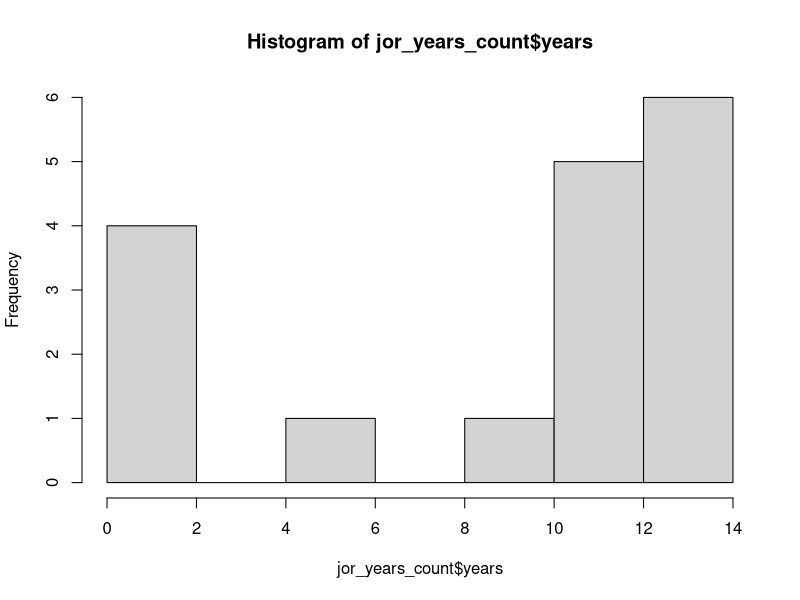
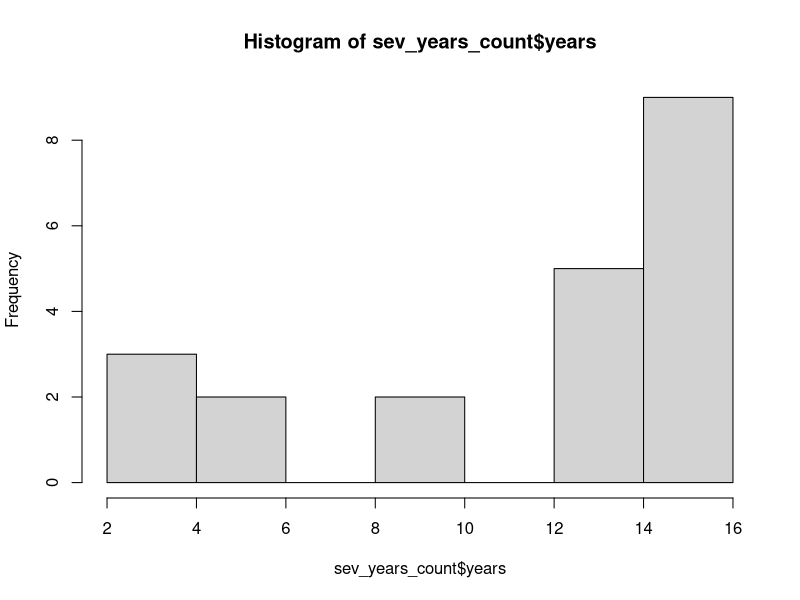
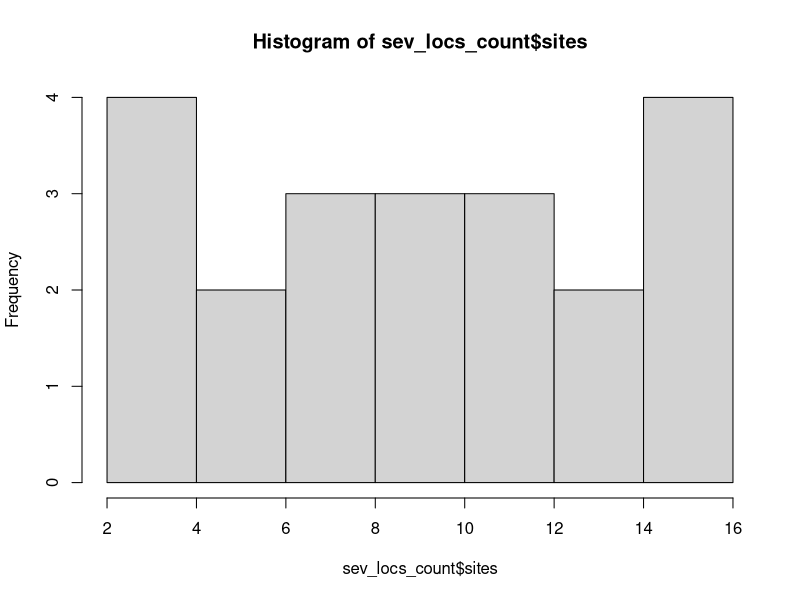
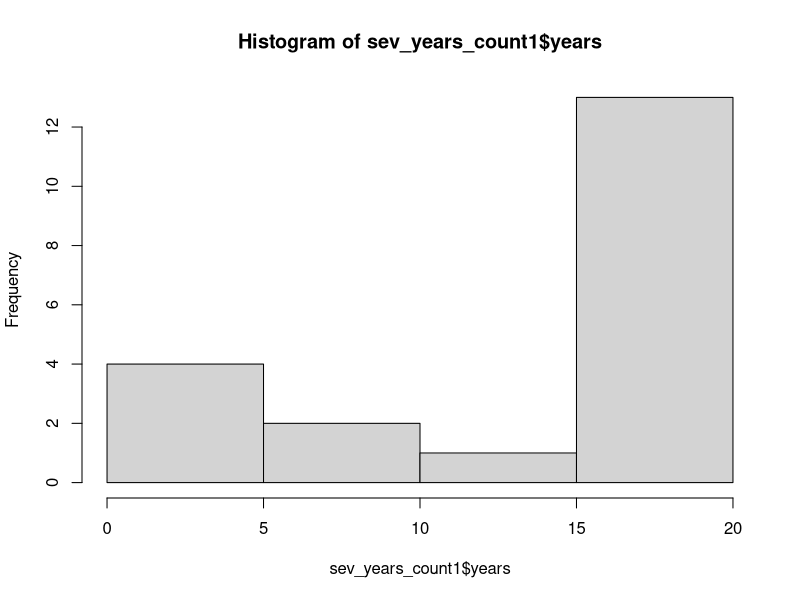
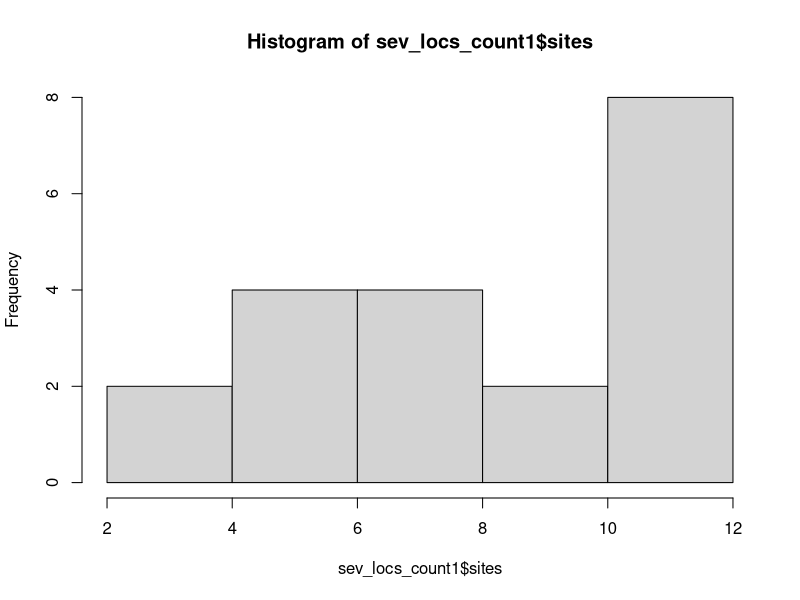
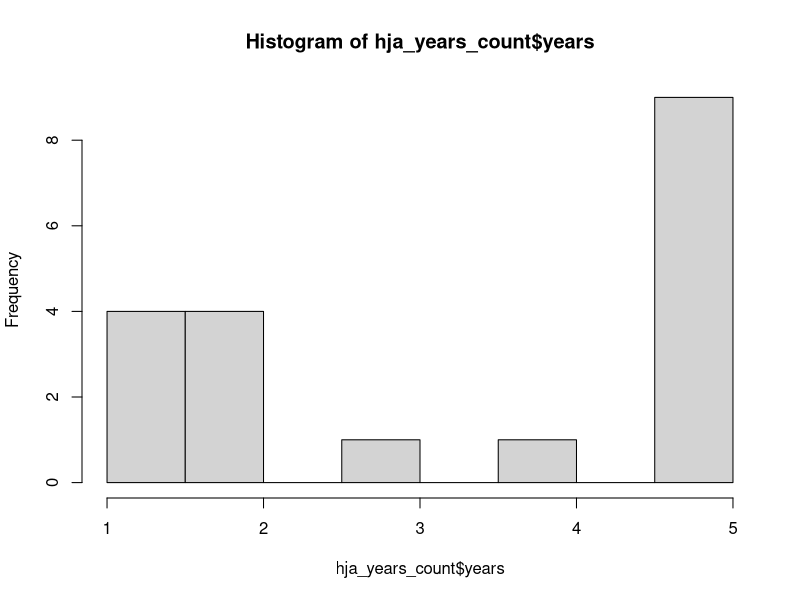
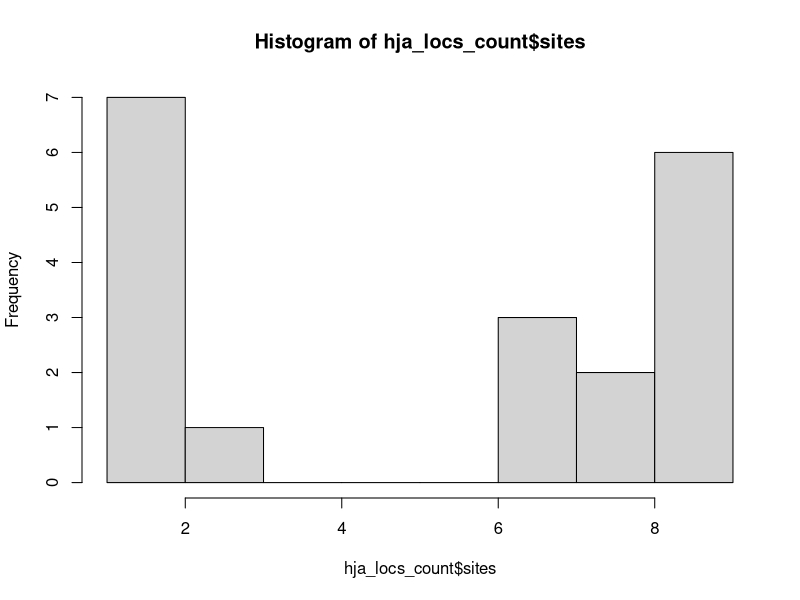
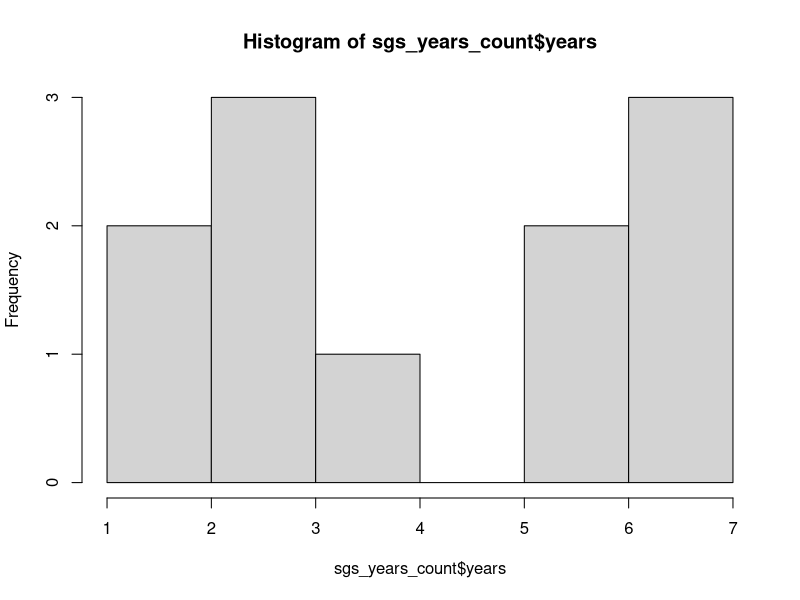

Recreate these plots in R, in order.
# Ellen Bledsoe
# starting Jan 19, 2016

# this code is to determine the number of species that fall into four different categories:
  # core(spatial) - core(temporal)
  # core(spatial) - transient
  # core(temporal) - satellite
  # transient - satellite

# libraries

library(dplyr)
library(tidyr)
library(ggplot2)

# helpful functions

core_or_sat <- function(rel_sites){
  # function determining whether species is core or satellite (spatial)
  if (rel_sites > 0.5){
    core_sat = 'core'
  } else {
    core_sat = 'sat'
  }
  return(core_sat)
}

core_or_trans <- function(rel_years){
  # function determining whether species is core or transient (temporal)
  if (rel_years > 0.5){
    core_trans = 'core'
  } else {
    core_trans = 'trans'
  }
  return(core_trans)
}

category_3x3 <- function(rel_sites, rel_years){
  if (rel_sites >= (2/3) & rel_years >= (2/3)){
    category = '1'
  } else if (rel_sites >= (2/3) & rel_years < (2/3) & rel_years > (1/3)){
    category = '2'
  } else if (rel_sites >= (2/3) & rel_years <= (1/3)){
    category = '3'
  } else if (rel_sites < (2/3) & rel_sites > (1/3) & rel_years >= (2/3)){
    category = '4'
  } else if (rel_sites < (2/3) & rel_sites > (1/3) & rel_years < (2/3) & rel_years > (1/3)){
    category = '5'
  } else if (rel_sites < (2/3) & rel_sites > (1/3) & rel_years <= (1/3)){
    category = '6'
  } else if (rel_sites <= (1/3) & rel_years >= (2/3)){
    category = '7'
  } else if (rel_sites <= (1/3) & rel_years < (2/3) & rel_years > (1/3)){
    category = '8'
  } else {
    category = '9'
  }
  return(category)
}

# read in files
jornada <- read.csv("data/jornada_rodents.csv", header = TRUE, na.strings = ".")
head(jornada)

sevilleta <- read.csv("data/sevilleta_sm_mrc.txt", header = TRUE)
head(sevilleta)

hj_andrews <- read.csv("data/hj_andrews.csv", header = TRUE)
head(hj_andrews)

shortgrass_steppe <- read.table("data/SGS_LTER_smammals.txt", header = TRUE, sep = "\t", na.strings = ".")
head(shortgrass_steppe)

# unique trap sessions
jor <- select(jornada, year, season, habitat) %>% 
       group_by(year, season, habitat) %>% 
       arrange(year, season, habitat)
jor_trap_sessions <- unique(jor)
jor_trap_sessions

sev <- select(sevilleta, year, season, location) %>% 
       group_by(year, season, location) %>% 
       arrange(year, season, location)
sev_trap_sessions <- unique(sev)
sev_trap_sessions

hja <- select(hj_andrews, YEAR, REPBLK, SUBPLOT) %>% 
       group_by(YEAR, REPBLK, SUBPLOT) %>% 
       arrange(YEAR, REPBLK, SUBPLOT) 
hja_trap_sessions <- unique(hja)
hja_trap_sessions

sgs <- select(shortgrass_steppe, YEAR, VEG, WEB) %>% 
  group_by(YEAR, VEG, WEB) %>% 
  arrange(YEAR, VEG, WEB) 
sgs_trap_sessions <- unique(sgs)
sgs_trap_sessions

### extracting the requisite data

# jornada
jor_data <- select(jornada, year, season, habitat, web, spp, recap) %>% 
            filter(recap != "Y", spp != "DIPO1", spp != "PERO1", spp != "NA") %>% 
            group_by(spp, year, season, habitat, web) %>% 
            arrange(spp, year, season, habitat, web) %>% 
            summarise(count = n())
# give each site a unique id
jor_data$site_ID <- paste(jor_data$habitat, jor_data$web, sep = "_")

### number of years in which species occur

jor_years <- select(jor_data, spp, year) %>% 
             group_by(spp, year) %>% 
             summarise(year_count = n())
jor_years_count <- select(jor_years, spp) %>% 
                   group_by(spp) %>% 
                   summarise(years = n())
# total years
total_years <- length(unique(jor_data$year))
# histogram of years
hist(jor_years_count$years)

# add column for relative number of years present
jor_years_count <- mutate(jor_years_count, rel_years = years/total_years)
jor_years_count

### number of locations in which species occur

jor_locs <- select(jor_data, spp, site_ID) %>% 
            group_by(spp, site_ID) %>% 
            summarise(site_count = n())
jor_locs_count <- select(jor_locs, spp) %>% 
                  group_by(spp) %>% 
                  summarise(sites = n())
# total locations
total_sites <- length(unique(jor_data$site_ID))

# add column for relative number of sites present
jor_locs_count <- mutate(jor_locs_count, rel_sites = sites/total_sites)

### combine all relevant data into one dataframe

jor_rel_data <- left_join(jor_years_count, jor_locs_count, by = "spp")

jor_rel_years_list <- as.list(jor_rel_data$rel_years)
jor_rel_sites_list <- as.list(jor_rel_data$rel_sites)
jor_rel_data$core_sat <- rapply(jor_rel_sites_list, core_or_sat)
jor_rel_data$core_trans <- rapply(jor_rel_years_list, core_or_trans)
jor_rel_data$category <- paste(jor_rel_data$core_sat, jor_rel_data$core_trans, sep = "_")
jor_rel_data$cat_3x3 <- mapply(category_3x3, jor_rel_data$rel_years, jor_rel_data$rel_sites)

jor_rel_data

### SEVILLETA ###

# sevilleta
sev_data <- select(sevilleta, year, season, location, web, species, recap) %>% 
            filter(recap != "y", species != "pgsp", species != "dipo", 
               species != "nesp", species != "onsp", species != "pesp", 
               species != "resp", species != "na", species != "pmsp", species != "spsp",
               year > 1991 & year < 2007, 
               location != "two22", location != "blugrama", location != "savanna") %>% 
            group_by(species, year, season, location, web) %>% 
            arrange(species, year, season, location, web) %>% 
            summarise(count = n())
# unique location ids
sev_data$site_ID <- paste(sev_data$location, sev_data$web, sep = "_")

sev_years <- select(sev_data, species, year) %>% 
  group_by(species, year) %>% 
  summarise(year_count = n())
sev_years_count <- select(sev_years, species) %>% 
  group_by(species) %>% 
  summarise(years = n())
# total years
total_years_sev <- length(unique(sev_data$year))
# histogram of years
hist(sev_years_count$years)

# add column for relative number of years present
sev_years_count <- mutate(sev_years_count, rel_years = years/total_years_sev)
sev_years_count

### number of locations in which species occur

sev_locs <- select(sev_data, species, site_ID) %>% 
  group_by(species, site_ID) %>%
  summarise(site_count = n())
sev_locs_count <- select(sev_locs, species) %>% 
  group_by(species) %>% 
  summarise(sites = n())
# total locations
total_sites_sev <- length(unique(sev_data$site_ID))
total_sites_sev
# histogram of site frequency
hist(sev_locs_count$sites)

# add column for relative number of sites present
sev_locs_count <- mutate(sev_locs_count, rel_sites = sites/total_sites_sev)

# combine all relevant data into one dataframe

sev_rel_data <- left_join(sev_years_count, sev_locs_count, by = "species")

rel_years_list <- as.list(sev_rel_data$rel_years)
rel_sites_list <- as.list(sev_rel_data$rel_sites)
sev_rel_data$core_sat <- rapply(rel_sites_list, core_or_sat)
sev_rel_data$core_trans <- rapply(rel_years_list, core_or_trans)
sev_rel_data$category <- paste(sev_rel_data$core_sat, sev_rel_data$core_trans, sep = "_")
sev_rel_data$cat_3x3 <- mapply(category_3x3, sev_rel_data$rel_years, sev_rel_data$rel_sites)

sev_rel_data

### different time frame and sites
sev_data1 <- select(sevilleta, year, season, location, web, species, recap) %>% 
             filter(recap != "y", species != "pgsp", species != "dipo", 
                species != "nesp", species != "onsp", species != "pesp", 
                species != "resp", species != "na", species != "pmsp", species != "spsp", 
                year < 2009, location != "two22", location != "blugrama", 
                location != "savanna", location != "goatdraw") %>% 
             group_by(species, year, season, location, web) %>% 
             arrange(species, year, season, location, web) %>% 
             summarise(count = n())
# unique location ids
sev_data1$site_ID <- paste(sev_data1$location, sev_data1$web, sep = "_")
sev_data1

sev_years1 <- select(sev_data1, species, year) %>% 
  group_by(species, year) %>% 
  summarise(year_count = n())
sev_years_count1 <- select(sev_years1, species) %>% 
  group_by(species) %>% 
  summarise(years = n())
# total years
total_years_sev1 <- length(unique(sev_data1$year))
# histogram of years
hist(sev_years_count1$years)

# add column for relative number of years present
sev_years_count1 <- mutate(sev_years_count1, rel_years = years/total_years_sev1)
sev_years_count1

# number of locations in which species occur

sev_locs1 <- select(sev_data1, species, site_ID) %>% 
  group_by(species, site_ID) %>%
  summarise(site_count = n())
sev_locs_count1 <- select(sev_locs1, species) %>% 
  group_by(species) %>% 
  summarise(sites = n())
# total locations
total_sites_sev1 <- length(unique(sev_data1$site_ID))
total_sites_sev1
# histogram of site frequency
hist(sev_locs_count1$sites)

# add column for relative number of sites present
sev_locs_count1 <- mutate(sev_locs_count1, rel_sites = sites/total_sites_sev1)

# combine all relevant data into one dataframe

sev_rel_data1 <- left_join(sev_years_count1, sev_locs_count1, by = "species")

rel_years_list <- as.list(sev_rel_data1$rel_years)
rel_sites_list <- as.list(sev_rel_data1$rel_sites)
sev_rel_data1$core_sat <- rapply(rel_sites_list, core_or_sat)
sev_rel_data1$core_trans <- rapply(rel_years_list, core_or_trans)
sev_rel_data1$category <- paste(sev_rel_data1$core_sat, sev_rel_data1$core_trans, sep = "_")
sev_rel_data1$cat_3x3 <- mapply(category_3x3, sev_rel_data1$rel_years, sev_rel_data1$rel_sites)

sev_rel_data1

### HJ Andrews ###

# hj andrews
hja_data <- select(hj_andrews, YEAR, REPBLK, SUBPLOT, SPECIES) %>% 
  filter(SPECIES != 'UNKN') %>% 
  group_by(SPECIES, YEAR, REPBLK, SUBPLOT) %>% 
  arrange(SPECIES, YEAR, REPBLK, SUBPLOT) %>% 
  summarise(count = n())
# unique location ids
hja_data$site_ID <- paste(hja_data$REPBLK, hja_data$SUBPLOT, sep = "_")

hja_years <- select(hja_data, SPECIES, YEAR) %>% 
  group_by(SPECIES, YEAR) %>% 
  summarise(year_count = n())
hja_years_count <- select(hja_years, SPECIES) %>% 
  group_by(SPECIES) %>% 
  summarise(years = n())
# total years
total_years_hja <- length(unique(hja_data$YEAR))
# histogram of years
hist(hja_years_count$years)

# add column for relative number of years present
hja_years_count <- mutate(hja_years_count, rel_years = years/total_years_hja)
hja_years_count

### number of locations in which species occur

hja_locs <- select(hja_data, SPECIES, site_ID) %>% 
  group_by(SPECIES, site_ID) %>%
  summarise(site_count = n())
hja_locs_count <- select(hja_locs, SPECIES) %>% 
  group_by(SPECIES) %>% 
  summarise(sites = n())
# total locations
total_sites_hja <- length(unique(hja_data$site_ID))
total_sites_hja
# histogram of site frequency
hist(hja_locs_count$sites)

# add column for relative number of sites present
hja_locs_count <- mutate(hja_locs_count, rel_sites = sites/total_sites_hja)

# combine all relevant data into one dataframe

hja_rel_data <- left_join(hja_years_count, hja_locs_count, by = "SPECIES")

hja_rel_years_list <- as.list(hja_rel_data$rel_years)
hja_rel_sites_list <- as.list(hja_rel_data$rel_sites)
hja_rel_data$core_sat <- rapply(hja_rel_sites_list, core_or_sat)
hja_rel_data$core_trans <- rapply(hja_rel_years_list, core_or_trans)
hja_rel_data$category_2x2 <- paste(hja_rel_data$core_sat, hja_rel_data$core_trans, sep = "_")
hja_rel_data$cat_3x3 <- mapply(category_3x3, hja_rel_data$rel_years, hja_rel_data$rel_sites)
hja_rel_data

### Shortgrass Steppe ###

sgs_species <- select(shortgrass_steppe, SPP)
sgs_species <- unique(sgs_species)

# sgs
sgs_data <- select(shortgrass_steppe, YEAR, VEG, WEB, SPP) %>% 
  filter(SPP != 'NA') %>% 
  group_by(SPP, YEAR, VEG, WEB) %>% 
  arrange(SPP, YEAR, VEG, WEB) %>% 
  summarise(count = n())
# unique location ids
sgs_data$site_ID <- paste(sgs_data$VEG, sgs_data$WEB, sep = "_")

sgs_years <- select(sgs_data, SPP, YEAR) %>% 
  group_by(SPP, YEAR) %>% 
  summarise(year_count = n())
sgs_years_count <- select(sgs_years, SPP) %>% 
  group_by(SPP) %>% 
  summarise(years = n())
# total years
total_years_sgs <- length(unique(sgs_data$YEAR))
# histogram of years
hist(sgs_years_count$years)

# add column for relative number of years present
sgs_years_count <- mutate(sgs_years_count, rel_years = years/total_years_sgs)
sgs_years_count

### number of locations in which species occur

sgs_locs <- select(sgs_data, SPP, site_ID) %>% 
  group_by(SPP, site_ID) %>%
  summarise(site_count = n())
sgs_locs_count <- select(sgs_locs, SPP) %>% 
  group_by(SPP) %>% 
  summarise(sites = n())
# total locations
total_sites_sgs <- length(unique(sgs_data$site_ID))
total_sites_sgs
# histogram of site frequency
hist(sgs_locs_count$sites)

# add column for relative number of sites present
sgs_locs_count <- mutate(sgs_locs_count, rel_sites = sites/total_sites_sgs)

# combine all relevant data into one dataframe

sgs_rel_data <- left_join(sgs_years_count, sgs_locs_count, by = "SPP")

sgs_rel_years_list <- as.list(sgs_rel_data$rel_years)
sgs_rel_sites_list <- as.list(sgs_rel_data$rel_sites)
sgs_rel_data$core_sat <- rapply(sgs_rel_sites_list, core_or_sat)
sgs_rel_data$core_trans <- rapply(sgs_rel_years_list, core_or_trans)
sgs_rel_data$category_2x2 <- paste(sgs_rel_data$core_sat, sgs_rel_data$core_trans, sep = "_")
sgs_rel_data$cat_3x3 <- mapply(category_3x3, sgs_rel_data$rel_years, sgs_rel_data$rel_sites)
sgs_rel_data

###

hja_rel_data
sev_rel_data1
sev_rel_data
sgs_rel_data
jor_rel_data

### combine and graph
colnames(jor_rel_data)[1] <- "species"
colnames(hja_rel_data)[1] <- "species"
colnames(sev_rel_data)[1] <- "species"
colnames(sev_rel_data1)[1] <- "species"
colnames(sgs_rel_data)[1] <- "species"

colnames(jor_rel_data)[8] <- "cat_2x2"
colnames(hja_rel_data)[8] <- "cat_2x2"
colnames(sev_rel_data)[8] <- "cat_2x2"
colnames(sev_rel_data1)[8] <- "cat_2x2"
colnames(sgs_rel_data)[8] <- "cat_2x2"

jor_rel_data$dataset <- "jor"
hja_rel_data$dataset <- "hja"
sev_rel_data1$dataset <- "sev1"
sev_rel_data$dataset <- "sev"
sgs_rel_data$dataset <- "sgs"

all_data <- bind_rows(hja_rel_data, sev_rel_data1, sgs_rel_data, jor_rel_data)
head(all_data)

plot(all_data$rel_years ~ all_data$rel_sites)

ggplot(all_data, aes(x = rel_sites, y = rel_years)) +
  geom_point(aes(color = dataset), size = 3) +
  xlab("Relative Number of Sites Occupied") + 
  ylab("Relative Number of Years Present") +
  ggtitle("Rel. Years (overall) ~ Rel. Sites (overall)") +
  theme(panel.background = element_blank(), 
        axis.line = element_line(colour = "black"), 
        panel.grid.major = element_line(colour = "light gray"))
ggsave(file = "all_broad_yr_site.png", width = 6, height = 5)

### Try relative number of sites per year---keep years intact 
  # overall years, parsing space by time

## jornada

jor_data1 <- select(jornada, year, season, habitat, web, spp, recap) %>% 
             filter(recap != "Y", spp != "DIPO1", spp != "PERO1", spp != "NA") %>% 
             group_by(spp, year, season, habitat, web) %>% 
             arrange(spp, year, season, habitat, web)

# give each site a unique id
jor_data1$site_ID <- paste(jor_data1$habitat, jor_data1$web, sep = "_")

jor_sites_by_year <- select(jor_data1, year, spp, site_ID) %>% 
                 group_by(year, spp) %>% 
                 summarise(site_by_year = n_distinct(site_ID))

# total years
jor_total_sites <- length(unique(jor_data1$site_ID))

# add column for relative number of sites per year
jor_rel_sites_by_year <- mutate(jor_sites_by_year, rel_sites_by_year = site_by_year/jor_total_sites)
jor_rel_sites_by_year

# average relative sites per year by species
jor_sites_year_species <- jor_rel_sites_by_year %>% 
                          group_by(spp) %>% 
                          summarize(mean_rel_sites = mean(rel_sites_by_year))
jor_sites_year_species
colnames(jor_sites_year_species)[1] <- "species"
colnames(jor_rel_data)[1] <- "species"
jor_rel_data_plus <- inner_join(jor_rel_data, jor_sites_year_species, by = "species")
jor_rel_data_plus
hist(jor_rel_data_plus$rel_sites)
hist(jor_rel_data_plus$mean_rel_sites)
plot(jor_rel_data_plus$rel_years ~ jor_rel_data_plus$mean_rel_sites)

## sevilleta

sev_data1_1 <- select(sevilleta, year, season, location, web, species, recap) %>% 
  filter(recap != "y", species != "pgsp", species != "dipo", 
         species != "nesp", species != "onsp", species != "pesp", 
         species != "resp", species != "na", species != "pmsp", species != "spsp", 
         year < 2009, location != "two22", location != "blugrama", 
         location != "savanna", location != "goatdraw") %>% 
  group_by(species, year, season, location, web) %>% 
  arrange(species, year, season, location, web) 
  
# unique location ids
sev_data1_1$site_ID <- paste(sev_data1_1$location, sev_data1_1$web, sep = "_")
sev_data1_1

sev_sites_by_year <- select(sev_data1_1, year, species, site_ID) %>% 
  group_by(year, species) %>% 
  summarise(site_by_year = n_distinct(site_ID))

# total years
sev_total_sites <- length(unique(sev_data1_1$site_ID))

# add column for relative number of sites per year
sev_rel_sites_by_year <- mutate(sev_sites_by_year, rel_sites_by_year = site_by_year/sev_total_sites)
sev_rel_sites_by_year

# average relative sites per year by species
sev_sites_year_species <- sev_rel_sites_by_year %>% 
  group_by(species) %>% 
  summarize(mean_rel_sites = mean(rel_sites_by_year))
sev_sites_year_species
colnames(sev_sites_year_species)[1] <- "species"
sev_rel_data_plus <- inner_join(sev_rel_data, sev_sites_year_species, by = "species")
sev_rel_data_plus
plot(sev_rel_data_plus$rel_years ~ sev_rel_data_plus$mean_rel_sites)

## hj andrews

hja_data1 <- select(hj_andrews, YEAR, REPBLK, SUBPLOT, SPECIES) %>% 
  filter(SPECIES != 'UNKN') %>% 
  group_by(SPECIES, YEAR, REPBLK, SUBPLOT) %>% 
  arrange(SPECIES, YEAR, REPBLK, SUBPLOT) 
 
# unique location ids
hja_data1$site_ID <- paste(hja_data1$REPBLK, hja_data1$SUBPLOT, sep = "_")

hja_sites_by_year <- select(hja_data1, YEAR, SPECIES, site_ID) %>% 
  group_by(YEAR, SPECIES) %>% 
  summarise(site_by_year = n_distinct(site_ID))

# total years
hja_total_sites <- length(unique(hja_data1$site_ID))

# add column for relative number of sites per year
hja_rel_sites_by_year <- mutate(hja_sites_by_year, rel_sites_by_year = site_by_year/hja_total_sites)
hja_rel_sites_by_year

# average relative sites per year by species
hja_sites_year_species <- hja_rel_sites_by_year %>% 
                          group_by(SPECIES) %>% 
                          summarize(mean_rel_sites = mean(rel_sites_by_year))
hja_sites_year_species
colnames(hja_sites_year_species)[1] <- "species"
hja_rel_data_plus <- inner_join(hja_rel_data, hja_sites_year_species, by = "species")
hja_rel_data_plus
plot(hja_rel_data_plus$rel_years ~ hja_rel_data_plus$mean_rel_sites)

## shortgrass steppe

sgs_data1 <- select(shortgrass_steppe, YEAR, VEG, WEB, SPP) %>% 
            filter(SPP != 'NA') %>% 
            group_by(SPP, YEAR, VEG, WEB) %>% 
            arrange(SPP, YEAR, VEG, WEB)

# unique location ids
sgs_data1$site_ID <- paste(sgs_data1$VEG, sgs_data1$WEB, sep = "_")

sgs_sites_by_year <- select(sgs_data1, YEAR, SPP, site_ID) %>% 
  group_by(YEAR, SPP) %>% 
  summarise(site_by_year = n_distinct(site_ID))

# total years
sgs_total_sites <- length(unique(sgs_data1$site_ID))

# add column for relative number of sites per year
sgs_rel_sites_by_year <- mutate(sgs_sites_by_year, rel_sites_by_year = site_by_year/sgs_total_sites)
sgs_rel_sites_by_year

# average relative sites per year by species
sgs_sites_year_species <- sgs_rel_sites_by_year %>% 
  group_by(SPP) %>% 
  summarize(mean_rel_sites = mean(rel_sites_by_year))
sgs_sites_year_species
colnames(sgs_sites_year_species)[1] <- "species"
sgs_rel_data_plus <- inner_join(sgs_rel_data, sgs_sites_year_species, by = "species")
sgs_rel_data_plus
plot(sgs_rel_data_plus$rel_years ~ sgs_rel_data_plus$mean_rel_sites)

## combine everything

all_data_plus <- bind_rows(hja_rel_data_plus, sev_rel_data_plus, sgs_rel_data_plus, jor_rel_data_plus)
head(all_data_plus)

plot(all_data_plus$rel_years ~ all_data_plus$mean_rel_sites)

ggplot(all_data_plus, aes(x = mean_rel_sites, y = rel_years)) +
  geom_point(aes(color = dataset), size = 3) +
  xlab("Relative Number of Sites Occupied Per Year") + 
  ylab("Relative Number of Years Present") +
  ggtitle("Rel. Years (overall) ~ Rel. Sites (per year)") +
  theme(panel.background = element_blank(), 
        axis.line = element_line(colour = "black"), 
        panel.grid.major = element_line(colour = "light gray"))
ggsave(file = "all_mean_rel_site.png", width = 6, height = 5)

### Try relative number of years per site---keep sites intact 
  # overall sites, parsing space by time

## jornada

jor_data1 <- select(jornada, year, season, habitat, web, spp, recap) %>% 
             filter(recap != "Y", spp != "DIPO1", spp != "PERO1", spp != "NA") %>% 
             group_by(spp, year, season, habitat, web) %>% 
             arrange(spp, year, season, habitat, web)

# give each site a unique id
jor_data1$site_ID <- paste(jor_data1$habitat, jor_data1$web, sep = "_")

jor_years_by_site <- select(jor_data1, year, spp, site_ID) %>% 
                     group_by(site_ID, spp) %>% 
                     summarise(years_by_site = n_distinct(year))

# total years
jor_total_years <- length(unique(jor_data1$year))
jor_total_years

# add column for relative number of sites per year
jor_rel_years_by_site <- mutate(jor_years_by_site, rel_years_by_site = years_by_site/jor_total_years)
jor_rel_years_by_site

# average relative sites per year by species
jor_years_site_species <- jor_rel_years_by_site %>% 
                          group_by(spp) %>% 
                          summarize(mean_rel_years = mean(rel_years_by_site))
jor_years_site_species
colnames(jor_years_site_species)[1] <- "species"
jor_rel_data_3 <- inner_join(jor_rel_data_plus, jor_years_site_species, by = "species")
jor_rel_data_3

plot(jor_rel_data_3$mean_rel_years ~ jor_rel_data_3$rel_sites)
plot(jor_rel_data_3$mean_rel_years ~ jor_rel_data_3$mean_rel_sites)

## sevilleta

sev_data1_1 <- select(sevilleta, year, season, location, web, species, recap) %>% 
  filter(recap != "y", species != "pgsp", species != "dipo", 
         species != "nesp", species != "onsp", species != "pesp", 
         species != "resp", species != "na", species != "pmsp", species != "spsp", 
         year < 2009, location != "two22", location != "blugrama", 
         location != "savanna", location != "goatdraw") %>% 
  group_by(species, year, season, location, web) %>% 
  arrange(species, year, season, location, web) 

# unique location ids
sev_data1_1$site_ID <- paste(sev_data1_1$location, sev_data1_1$web, sep = "_")
sev_data1_1

sev_years_by_site <- select(sev_data1_1, year, species, site_ID) %>% 
  group_by(site_ID, species) %>% 
  summarise(years_by_site = n_distinct(year))

# total years
sev_total_years <- length(unique(sev_data1_1$year))
sev_total_years

# add column for relative number of sites per year
sev_rel_years_by_site <- mutate(sev_years_by_site, rel_years_by_site = years_by_site/sev_total_years)
sev_rel_years_by_site

# average relative sites per year by species
sev_years_site_species <- sev_rel_years_by_site %>% 
                          group_by(species) %>% 
                          summarize(mean_rel_years = mean(rel_years_by_site))
sev_years_site_species
colnames(sev_years_site_species)[1] <- "species"
sev_rel_data_3 <- inner_join(sev_rel_data_plus, sev_years_site_species, by = "species")
sev_rel_data_3

plot(sev_rel_data_3$mean_rel_years ~ sev_rel_data_3$rel_sites)
plot(sev_rel_data_3$mean_rel_years ~ sev_rel_data_3$mean_rel_sites)

## hj andrews

hja_data1 <- select(hj_andrews, YEAR, REPBLK, SUBPLOT, SPECIES) %>% 
  filter(SPECIES != 'UNKN') %>% 
  group_by(SPECIES, YEAR, REPBLK, SUBPLOT) %>% 
  arrange(SPECIES, YEAR, REPBLK, SUBPLOT) 

# unique location ids
hja_data1$site_ID <- paste(hja_data1$REPBLK, hja_data1$SUBPLOT, sep = "_")

hja_years_by_site <- select(hja_data1, YEAR, SPECIES, site_ID) %>% 
  group_by(site_ID, SPECIES) %>% 
  summarise(years_by_site = n_distinct(YEAR))

# total years
hja_total_years <- length(unique(hja_data1$YEAR))
hja_total_years

# add column for relative number of sites per year
hja_rel_years_by_site <- mutate(hja_years_by_site, rel_years_by_site = years_by_site/hja_total_years)
hja_rel_years_by_site

# average relative sites per year by species
hja_years_site_species <- hja_rel_years_by_site %>% 
                          group_by(SPECIES) %>% 
                          summarize(mean_rel_years = mean(rel_years_by_site))
hja_years_site_species
colnames(hja_years_site_species)[1] <- "species"
hja_rel_data_3 <- inner_join(hja_rel_data_plus, hja_years_site_species, by = "species")
hja_rel_data_3

plot(hja_rel_data_3$mean_rel_years ~ hja_rel_data_3$rel_sites)
plot(hja_rel_data_3$mean_rel_years ~ hja_rel_data_3$mean_rel_sites)

## shortgrass steppe

sgs_data1 <- select(shortgrass_steppe, YEAR, VEG, WEB, SPP) %>% 
  filter(SPP != 'NA') %>% 
  group_by(SPP, YEAR, VEG, WEB) %>% 
  arrange(SPP, YEAR, VEG, WEB)

# unique location ids
sgs_data1$site_ID <- paste(sgs_data1$VEG, sgs_data1$WEB, sep = "_")

sgs_years_by_site <- select(sgs_data1, YEAR, SPP, site_ID) %>% 
                     group_by(site_ID, SPP) %>% 
                     summarise(years_by_site = n_distinct(YEAR))

# total years
sgs_total_years <- length(unique(sgs_data1$YEAR))
sgs_total_years

# add column for relative number of sites per year
sgs_rel_years_by_site <- mutate(sgs_years_by_site, rel_years_by_site = years_by_site/sgs_total_years)
sgs_rel_years_by_site

# average relative sites per year by species
sgs_years_site_species <- sgs_rel_years_by_site %>% 
                          group_by(SPP) %>% 
                          summarize(mean_rel_years = mean(rel_years_by_site))
sgs_years_site_species
colnames(sgs_years_site_species)[1] <- "species"
sgs_rel_data_3 <- inner_join(sgs_rel_data_plus, sgs_years_site_species, by = "species")
sgs_rel_data_3

plot(sgs_rel_data_3$mean_rel_years ~ sgs_rel_data_3$rel_sites)
plot(sgs_rel_data_3$mean_rel_years ~ sgs_rel_data_3$mean_rel_sites)

## combine everything

all_data_3 <- bind_rows(hja_rel_data_3, sev_rel_data_3, sgs_rel_data_3, jor_rel_data_3)
head(all_data_3)

ggplot(all_data_3, aes(x = rel_sites, y = mean_rel_years)) +
  geom_point(aes(color = dataset), size = 3) +
  xlab("Relative Number of Sites Occupied") + 
  ylab("Relative Number of Years Present Per Site") +
  ggtitle("Rel. Years (per site) ~ Rel. Sites (overall)") +
  theme(panel.background = element_blank(), 
        axis.line = element_line(colour = "black"), 
        panel.grid.major = element_line(colour = "light gray"))
ggsave(file = "all_mean_rel_year.png", width = 6, height = 5)

ggplot(all_data_3, aes(x = mean_rel_sites, y = mean_rel_years)) +
  geom_point(aes(color = dataset), size = 3) +
  xlab("Relative Number of Sites Occupied Per Year") + 
  ylab("Relative Number of Years Present Per Site") +
  ggtitle("Rel. Years (per site) ~ Rel. Sites (per year)") +
  theme(panel.background = element_blank(), 
        axis.line = element_line(colour = "black"), 
        panel.grid.major = element_line(colour = "light gray"))
ggsave(file = "all_mean_rel_year&site.png", width = 6, height = 5)

